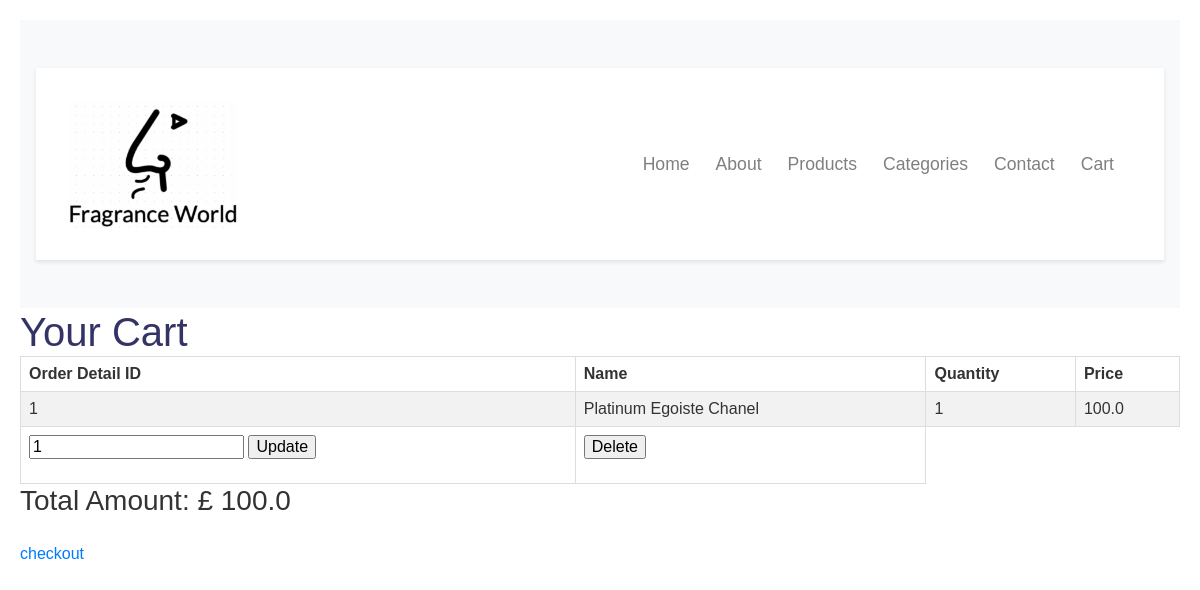
The page /cart on the database its author committed.
### application/models.py (models this page shows)
class Order_detail(db.Model):
    order_detail_id = db.Column(db.Integer, primary_key=True)
    order_id = db.Column(db.Integer, db.ForeignKey('order.order_id'), nullable=False)
    product_id = db.Column(db.Integer, db.ForeignKey('product.product_id'), nullable=False)
    quantity = db.Column(db.Integer, nullable = False)
    price = db.Column(db.Float, nullable=False)

class Product(db.Model):
    product_id = db.Column(db.Integer, primary_key=True)
    name = db.Column(db.String(30), nullable=False)
    description = db.Column(db.String(500), nullable=False)
    price = db.Column(db.Float)
    stock_quantity = db.Column(db.Integer)
    order_details = db.relationship('Order_detail', backref='product')

### application/routes.py (the view)
@app.route('/cart')
def cart():
    all_product = Product.query.all()
    all_orders = Order_detail.query.all()
    total_amount = sum([order.quantity * order.price for order in all_orders])
    return render_template('cart.html', all_orders=all_orders, total_amount=total_amount, all_product=all_product)

### application/templates/cart.html (shortened to what this page needs)
<html>
  <head>
    <link rel="stylesheet" href="https://maxcdn.bootstrapcdn.com/bootstrap/4.0.0/css/bootstrap.min.css">
    <link rel="stylesheet" href="\static\style.css">
    <link href="\static\style.css" rel="stylesheet">
  </head>
  <body>
       <nav class="navbar navbar-expand-md navbar-light bg-light sticky-top">
        <div class="container">
            <a class="navbar-logo" href="#"><img src="\static\fragrance-world-logo.png"></a>
            <div class="collapse navbar-collapse" id="navbarNav">
                <ul class="navbar-nav ml-auto">
                    <li class="nav-item">
                        <a class="nav-link" href="{{ url_for('home') }}">Home</a>
                    </li>
                    <li class="nav-item">
                        <a class="nav-link" href="{{ url_for('about') }}">About</a>
                    </li>
                    <li class="nav-item">
                        <a class="nav-link" href="{{ url_for('products') }}">Products</a>
                    </li>
                    <li class="nav-item">
                        <a class="nav-link" href="{{ url_for('categories') }}">Categories</a>
                    </li>
                    <li class="nav-item">
                        <a class="nav-link" href="{{ url_for('contact') }}">Contact</a>
                    </li>
                    <li class="nav-item">
                        <a class="nav-link" href="{{ url_for('cart') }}">Cart</a>
                    </li>
                </ul>
            </div>
        </div>
    </nav>
    <!DOCTYPE html>
    <html lang="en">
    <head>
    </head>
    <body>
    <h1>Your Cart</h1>
    <table>
    <tr>
    <th>Order Detail ID</th>
    <th>Name</th>
    <th>Quantity</th>
    <th>Price</th>
    </tr>
     <tr>
           {% for order in all_orders %}
    <td>{{ order.order_detail_id }}</td>
    <td>
            {% for product in all_product %}
            {% if product.product_id == order.product_id %}
                {{product.name}}
            {% endif %}
            {% endfor %}
    </td>
    <td>{{ order.quantity }}</td>
    <td>{{ order.price }}</td>
    </tr>
            {% endfor %}
                    {% for order in all_orders %}
            <tr>
            <td>
            <form action="{{ url_for('update_quantity', order_detail_id=order.order_detail_id) }}" method="post">
            <input type="number" name="new_quantity" value="{{ order.quantity }}" min="1">
            <input type="submit" value="Update">
            </form>
            </td>
            <td>
            <form action="{{ url_for('delete_item', order_detail_id=order.order_detail_id) }}" method="post">
            <input type="submit" value="Delete">
            </form>
            </td>
            </tr>
            {% endfor %}
    </table>
    <h3>Total Amount: £ {{ total_amount }}</h3> <br>
    <div>
    <a href="{{ url_for('shipping') }}">checkout</a>
    </div>
    </body>
    </html>
  </body>
</html>

### application/static/style.css (style rules this page uses)
body, h1, h2, h3, p, ul, li { margin: 0; padding: 0; }
body { font-family: 'Times New Roman', Times, serif; color: #333; }
.navbar { padding: 1rem; }
.navbar-nav .nav-link { font-size: 1.1rem; }
.container { padding: 2rem; background-color: #fff; box-shadow: 0 2px 4px rgba(0, 0, 0, 0.1); margin: 2rem auto; text-align: center; }
.navbar-logo img { display: inline-block; height: 30%; width: 30%; margin-right: 400px; }
.nav-link { margin-right: 10px; }

### application/templates/cart.html (style rules this page uses)
body { font-family: Arial, sans-serif; margin: 20px; }
h1 { color: #333366; }
table { width: 100%; border-collapse: collapse; }
th, td { border: 1px solid #dddddd; text-align: left; padding: 8px; }
tr:nth-child(even) { background-color: #f2f2f2; }

### rows shown on the page
Order_detail: order_detail_id "1", quantity "1", price "100.0", new_quantity "1"
Product: name "Platinum Egoiste Chanel"

### other values the page prints
{{ total_amount }} "100.0"
